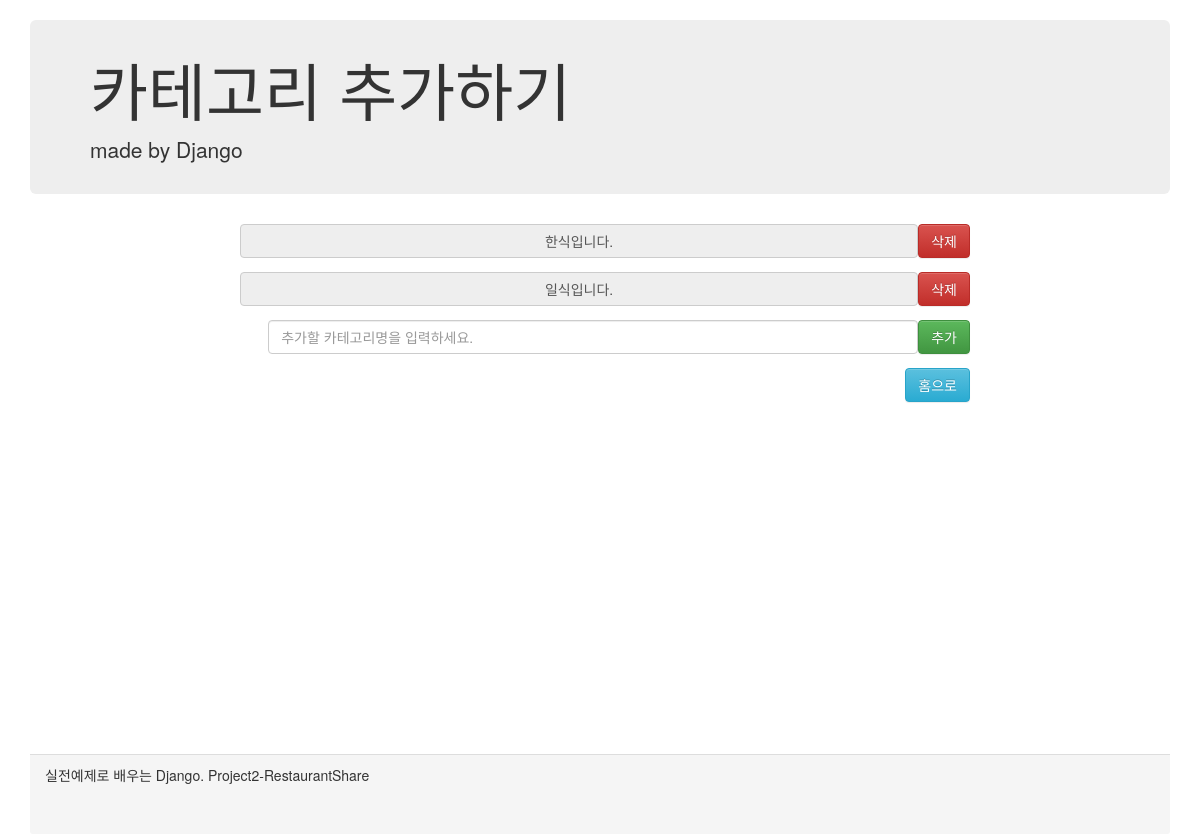
/categoryCreate/, run on an earlier commit of the app's database.
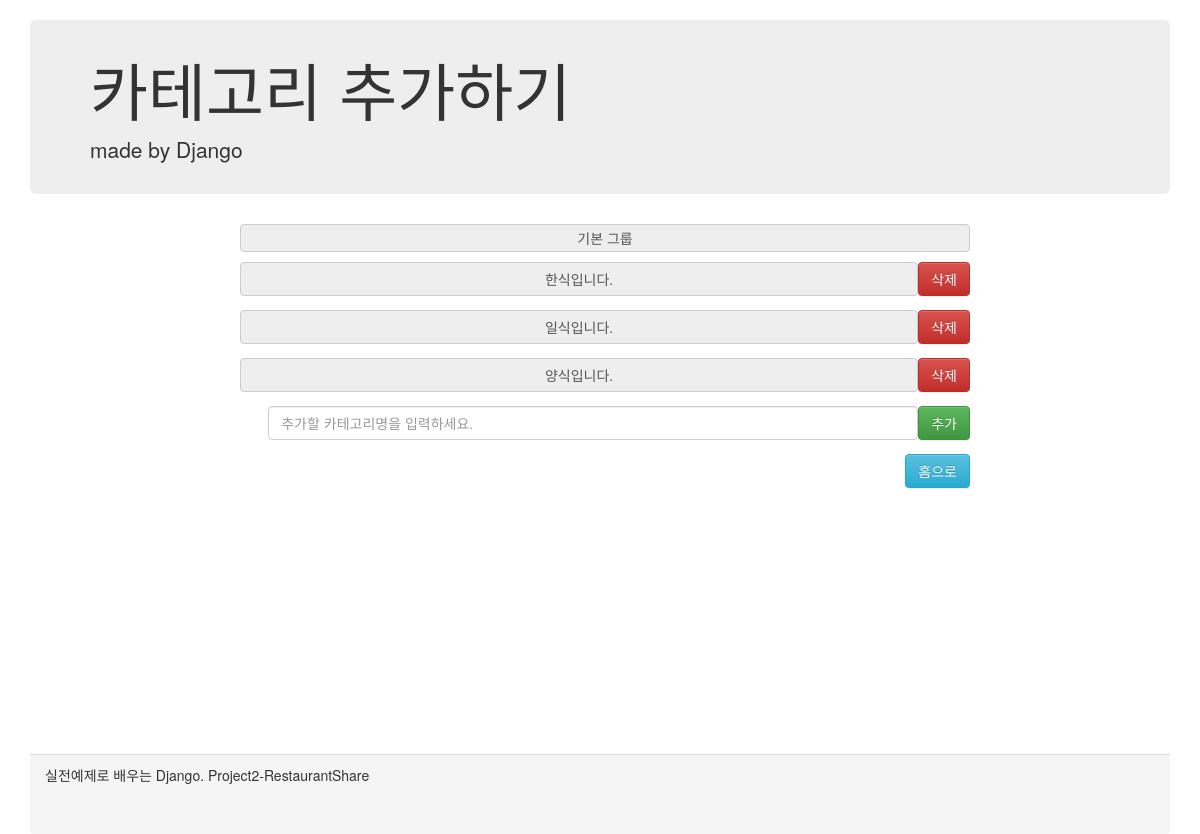
And on a later commit of the database.
### shareRes/models.py (models this page shows)
class Category(models.Model):
    category_name = models.CharField(max_length = 100)

### shareRes/views.py (the view)
# urls.py: path('categoryCreate/',views.categoryCreate, name='cateCreatePage'),
def categoryCreate(request):
    categories = Category.objects.all()
    content = {'categories': categories}
    return render(request, 'shareRes/categoryCreate.html',content)

### shareRes/templates/shareRes/categoryCreate.html (shortened to what this page needs)
<html lang="en">
<head>
    <link rel="stylesheet" href="https://maxcdn.bootstrapcdn.com/bootstrap/3.3.2/css/bootstrap.min.css">
    <link rel="stylesheet" href="https://maxcdn.bootstrapcdn.com/bootstrap/3.3.2/css/bootstrap-theme.min.css">
</head>
<body>
    <div class="container">
        <div class="header">
            <div class="jumbotron">
                <h1>카테고리 추가하기</h1>
                <p>made by Django</p>
            </div>
        </div>
        <div class="content">
                <div class="inputDiv">
                    {% for category in categories %}
                    {% if category.id == 4 %}
                        <div class="input-group">
                            <span class="input-group-addon" style="border:1px solid
                            #ccc; border-radius: 4px;">{{category.category_name}}</span>
                    </div>
                    {% endif %}
                    {% endfor%}
                    {% for category in categories %}
                    {% if category.id != 4 %}
                    <form action="./delete" method="POST">{% csrf_token %}
                        <div class="input-group">
                            <span class="input-group-addon" id="" style="border:1px solid #ccc; border-radius: 4px;">
                            {{category.category_name}}</span>
                            <input type="submit" class="resAddBtn btn btn-danger" role="button" value="삭제"/>
                        </div>
                    </form>
                    {% endif%}
                    {% endfor %}
                    <form action="./create" method="POST" onsubmit="return categoryAddCheckFrom();">{% csrf_token %}
                        <div class="input-group">
                            <input type="submit" class="resAddBtn btn btn-success" role="button" value="추가"/>
                            <input id="categoryName" name="categoryName" type="text" class="form-control" placeholder="추가할 카테고리명을 입력하세요." style="width:650px; float:right; border-radius:4px;">
                        </div>
                    </form>
                    <a href ="/" class="resAddBtn btn btn-info" role="button">홈으로</a>
                </div>
        </div>
        <div class="panel-footer">
            실전예제로 배우는 Django. Project2-RestaurantShare
        </div>
    </div>
</body>
</html>

What changed in the data, as far as the page shows it:
added Category: category_name "기본 그룹", shown under "카테고리 추가하기"
added Category: category_name "양식입니다."
